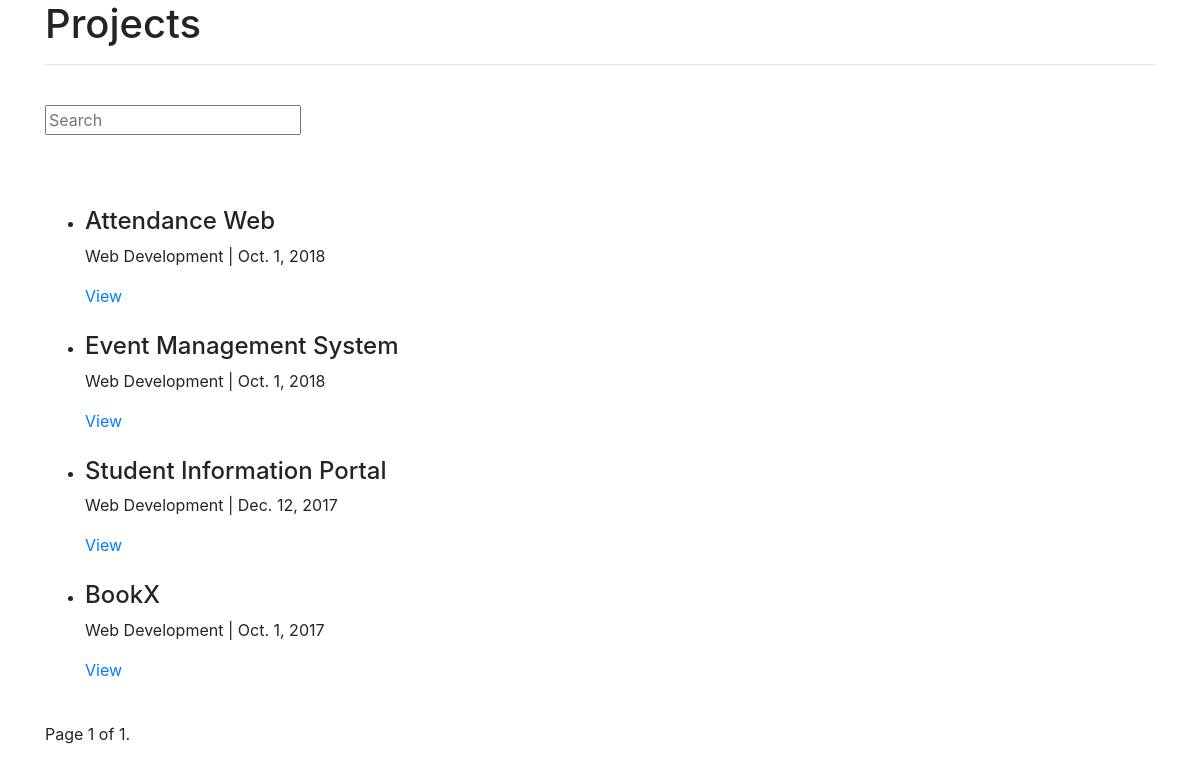
Page /projects/ on the earlier database version.
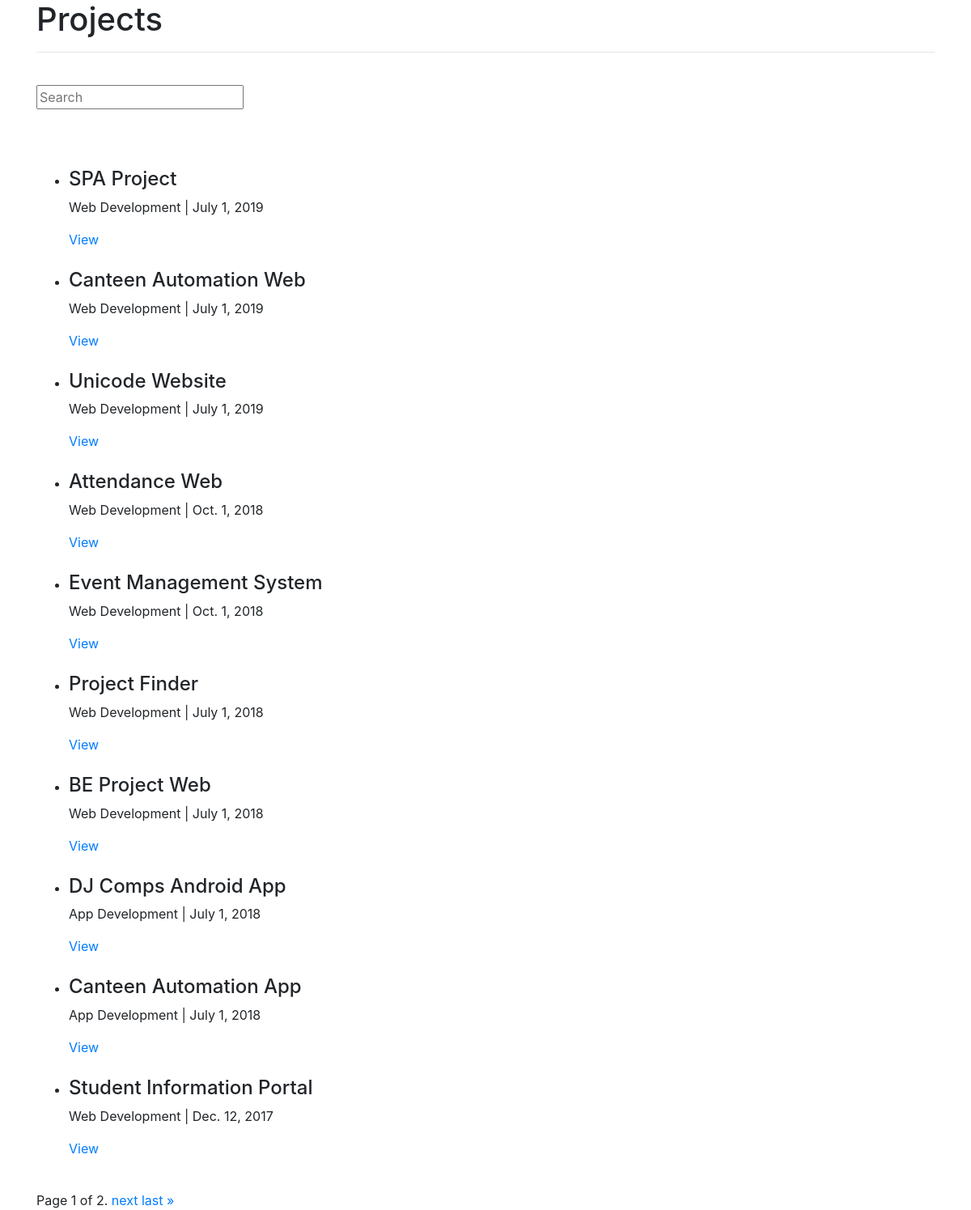
Same page on the later database version.
### projects/models.py (models this page shows, shortened)
class Project(models.Model):
    team = models.ManyToManyField(UserProfile)
    title = models.CharField(max_length=255)
    cover = models.ImageField(upload_to='projects/%Y/%m/%d/', blank=True)
    img1 = models.ImageField(upload_to='projects/%Y/%m/%d/', blank=True, null=True)
    img2 = models.ImageField(upload_to='projects/%Y/%m/%d/', blank=True, null=True)
    img3 = models.ImageField(upload_to='projects/%Y/%m/%d/', blank=True, null=True)
    img4 = models.ImageField(upload_to='projects/%Y/%m/%d/', blank=True, null=True)
    img5 = models.ImageField(upload_to='projects/%Y/%m/%d/', blank=True, null=True)
    description = models.TextField()
    slug = models.SlugField(blank=True)
    technologies = MultiSelectField(choices=TECHNOLOGIES_CHOICES)
    stack = models.CharField(max_length=255)
    year = models.DateField()
    repo_link = models.CharField(max_length=255)
    objects = ProjectManager()
    class Meta:
        ordering = ["-year"]

### projects/views.py (the view)
# urls.py: path('', project_list, name='list'),
def project_list(request):
    queryset_list = Project.objects.all()
    query = request.GET.get("q", None)
    if query:
        queryset_list = queryset_list.filter(Q(title__icontains=query) | Q(description__icontains=query) | Q(
            technologies__icontains=query) | Q(team__user__first_name__icontains=query) | Q(
            team__user__last_name__icontains=query)).distinct()
    paginator = Paginator(queryset_list, 10)
    page = request.GET.get('page')
    post_list = paginator.get_page(page)
    context = {
        "title": "Projects",
        "project_list": post_list
    }
    if request.user.is_authenticated:
        context["user"] = True
    else:
        context["user"] = False
    return render(request, "projects/project_list.html", context)

### templates/projects/project_list.html (shortened to what this page needs)
{% extends 'base.html' %}
{% block content %}
<h1>{{ title }}</h1>
<hr />
<br />
{% include 'search.html' %}
<br />
<br />
<br />
{% if project_list %}
<ul>
  {% for project in project_list %}
  <li>
    <h4>{{ project.title }}</h4>
    <p>{{ project.technologies }} | {{ project.year }}</p>
    <a href="{% url 'projects:detail' slug=project.slug %}">View</a>
  </li>
  <br />
  {% endfor %}
</ul>
{% else %}
<h4>No projects</h4>
{% endif %}
<div class="pagination">
  <span class="step-links">
    <span class="current">
      Page {{ project_list.number }} of {{ project_list.paginator.num_pages }}.
    </span>
    {% if project_list.has_next %}
    <a href="?page={{ project_list.next_page_number }}">next</a>
    <a href="?page={{ project_list.paginator.num_pages }}">last &raquo;</a>
    {% endif %}
  </span>
</div>
{% endblock content %}

### templates/base.html (shortened to what this page needs)
<!DOCTYPE html>
<html lang="en">
  <head>
    <link
      rel="stylesheet"
      href="https://stackpath.bootstrapcdn.com/bootstrap/4.2.1/css/bootstrap.min.css"
    />
  </head>
  <body>
    <div class="container">{% block content %} {% endblock content %}</div>
  </body>
</html>

### templates/search.html
<form method="GET">
  <input
    type="text"
    name="q"
    placeholder="Search"
    value="{{ request.GET.q }}"
  />
</form>

Differences in the rows shown:
no longer on this page (row edited): Project: title "BookX", technologies "Web Development", year "Oct. 1, 2017"
added Project: title "SPA Project", technologies "Web Development", year "July 1, 2019"
added Project: title "Canteen Automation Web", technologies "Web Development", year "July 1, 2019"
added Project: title "Unicode Website", technologies "Web Development", year "July 1, 2019"
added Project: title "Project Finder", technologies "Web Development", year "July 1, 2018"
added Project: title "BE Project Web", technologies "Web Development", year "July 1, 2018"
added Project: title "DJ Comps Android App", technologies "App Development", year "July 1, 2018"
added Project: title "Canteen Automation App", technologies "App Development", year "July 1, 2018"
Other differences:
{{ project_list.paginator.num_pages }}: "1" → "2"
text now shown: "next last »"
